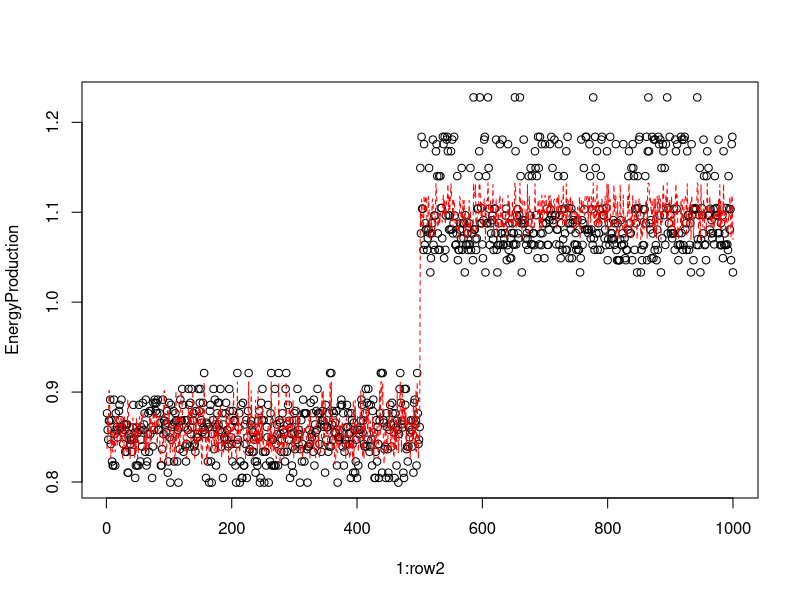

Write R code to recreate this figure.
train_data <- read.table("training_dataset_500.csv", head=T, sep=",")

train_data_Jun <- subset(train_data[train_data$Year == 2012,], Month == 6, c(Temperature, Daylight,EnergyProduction))
train_data_May <- subset(train_data[train_data$Year == 2012,], Month == 5, c(Temperature, Daylight,EnergyProduction))
train_data_Apr <- subset(train_data[train_data$Year == 2012,], Month == 4, c(Temperature, Daylight,EnergyProduction))

norm_train_data_Jun <- train_data_Jun/train_data_May
norm_train_data_May <- train_data_May/train_data_Apr

row<- nrow(norm_train_data_Jun)
norm_train_data_Jun$Month  <- rep(6,row)
norm_train_data_May$Month  <- rep(5,row)


norm_train_data2012 <- rbind(norm_train_data_Jun,norm_train_data_May)
result <- lm(EnergyProduction ~   I(Daylight^1) + I(Month^1), data = norm_train_data2012)

EnergyProduction <- norm_train_data2012[,3]
res <- residuals(result)
mean(abs(res/EnergyProduction))

row2<- length(EnergyProduction)
win.graph()
plot(1:row2,EnergyProduction )
lines(1:row2,result$fitted.values, col="red",lty=2)

result
summary(result)

